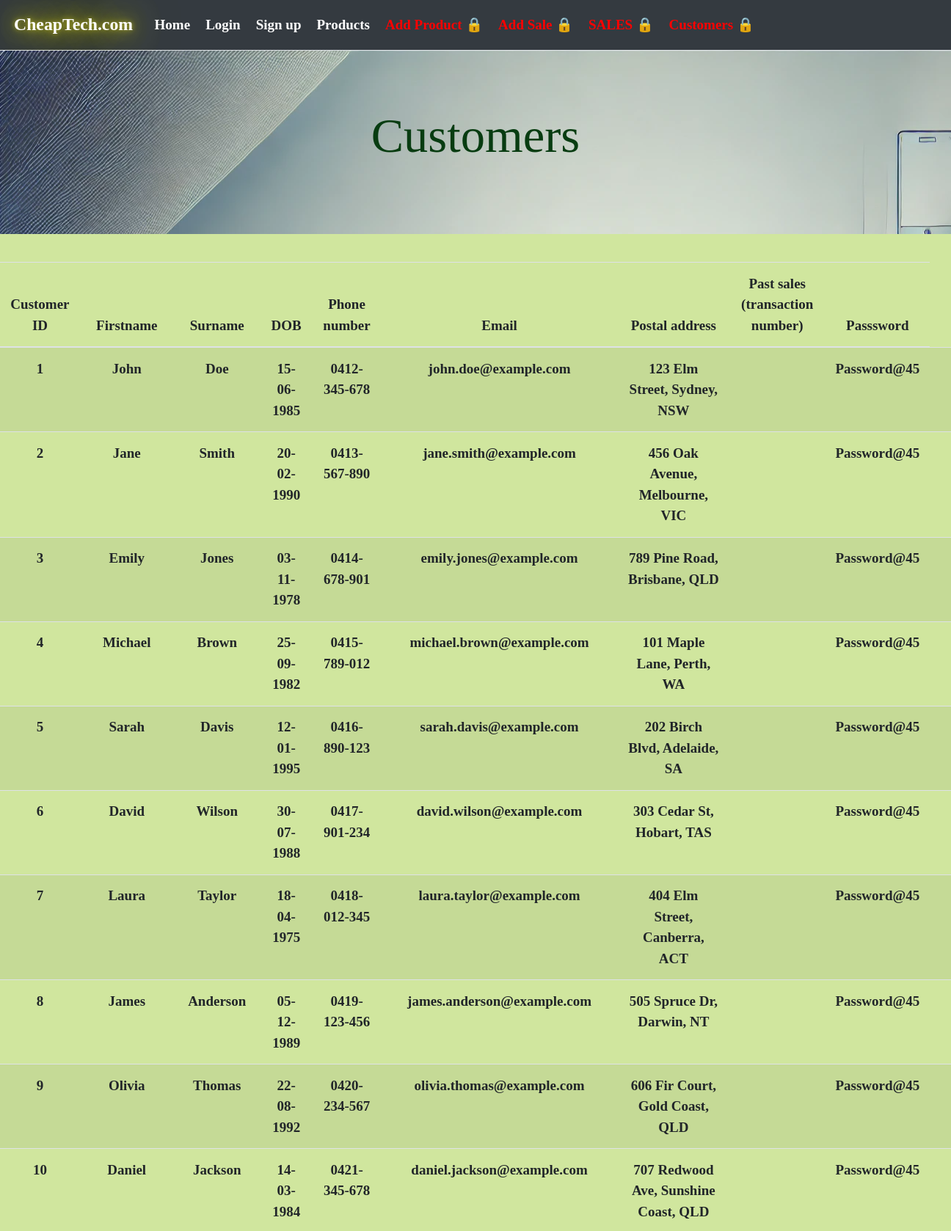
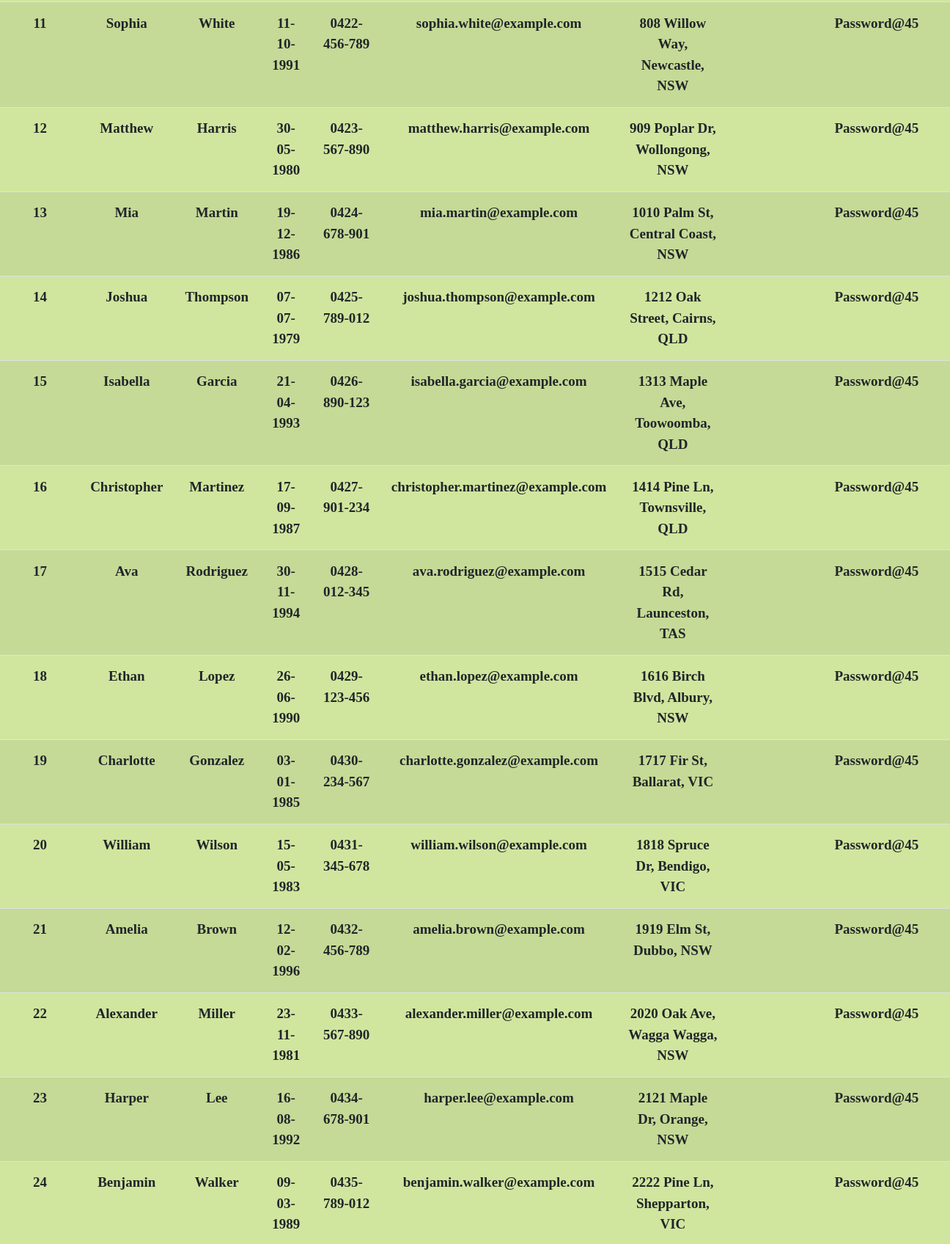
The page /display_customers (upper part) on the database its author committed (2 pictures, top to bottom).
### tables this page shows
CREATE TABLE customers(
        customer_id integer PRIMARY KEY autoincrement,
        address text not null,
        first text not null,
        surname text not null,
        phone text not null,
        dob text,
        tran interger,
        email text not null,
        password text not null
        );

### main.py (the view)
@app.route('/display_customers')
def display_customers():
    conn = sqlite3.connect("jer.db")
    cursor = conn.cursor()
    sql = ''' SELECT * FROM customers''';
    cursor.execute(sql)
    customers_data = cursor.fetchall()
    return render_template("customers.html", customers_data = customers_data)

### templates/customers.html (shortened to what this page needs)
{% extends 'base.html' %}
{% block titles %}    <title>Tapioca Twist</title>
  </head>
  <body>
 <div class="jumbotron jumbotron-fluid">
  <div class="container">
    <h1 class="display-4">Customers</h1>
  </div>
</div>
 {% endblock %}
{% block results %}
<!doctype html>
<html lang="en">
  <head>
    <link rel="stylesheet" href="https://cdn.jsdelivr.net/npm/bootstrap@4.5.3/dist/css/bootstrap.min.css">
<table class="table table-striped">
  <thead>
    <tr>
      <th scope="col">Customer ID</th>
      <th scope="col">Firstname </th>
      <th scope="col">Surname</th>
	    <th scope="col">DOB</th>
      <th scope="col">Phone number</th>
      <th scope="col">Email</th>
      <th scope="col">Postal address</th>
      <th scope="col">Past sales (transaction number)</th>
      <th scope="col">Passsword</th>
    </tr>
  </thead>
  <tbody>
{% for customers in customers_data %}
	<tr>
		<th scope="rows">{{ customers[0] }}</th>
		<td>{{ customers[2] }}</td>
		<td>{{ customers[3] }}</td>
		<td>{{ customers[5] }}</td>
    <td>{{ customers[4] }}</td>
    <td>{{ customers[7] }}</td>
    <td>{{ customers[1] }}</td>
    <td>{{ customers[6] }}</td>
    <td>{{ customers[8] }}</td>
		<td></td>
	</tr>
{% endfor %}
  </tbody>
</table>
  </body>
</html>
{% endblock %}

### static/style.css (style rules this page uses)
* { box-sizing: border-box; font-size: 19px; font-family: Verdana; font-weight: 600; text-align: center; }
html,body { padding: 0px; margin: 0px; background: #d0e69e !important; height: 100%; }
body { margin: 100;!important }
h1 { text-align: centre; color: #083c11; font-weight: 900; }
h1 { text-aliegn: centre; }
.jumbotron.jumbotron-fluid { background: url("refur.jpg"); position: relative; text-align: centre !important; text-decoration-color: #0092ca; }

### rows shown on the page
customers: customer_id "1", first "John", surname "Doe", dob "15-06-1985", phone "0412-345-678", email "john.doe@example.com", address "123 Elm Street, Sydney, NSW", password "Password@45"
customers: customer_id "2", first "Jane", surname "Smith", dob "20-02-1990", phone "0413-567-890", email "jane.smith@example.com", address "456 Oak Avenue, Melbourne, VIC", password "Password@45"
customers: customer_id "3", first "Emily", surname "Jones", dob "03-11-1978", phone "0414-678-901", email "emily.jones@example.com", address "789 Pine Road, Brisbane, QLD", password "Password@45"
customers: customer_id "4", first "Michael", surname "Brown", dob "25-09-1982", phone "0415-789-012", email "michael.brown@example.com", address "101 Maple Lane, Perth, WA", password "Password@45"
customers: customer_id "5", first "Sarah", surname "Davis", dob "12-01-1995", phone "0416-890-123", email "sarah.davis@example.com", address "202 Birch Blvd, Adelaide, SA", password "Password@45"
customers: customer_id "6", first "David", surname "Wilson", dob "30-07-1988", phone "0417-901-234", email "david.wilson@example.com", address "303 Cedar St, Hobart, TAS", password "Password@45"
customers: customer_id "7", first "Laura", surname "Taylor", dob "18-04-1975", phone "0418-012-345", email "laura.taylor@example.com", address "404 Elm Street, Canberra, ACT", password "Password@45"
customers: customer_id "8", first "James", surname "Anderson", dob "05-12-1989", phone "0419-123-456", email "james.anderson@example.com", address "505 Spruce Dr, Darwin, NT", password "Password@45"
customers: customer_id "9", first "Olivia", surname "Thomas", dob "22-08-1992", phone "0420-234-567", email "olivia.thomas@example.com", address "606 Fir Court, Gold Coast, QLD", password "Password@45"
customers: customer_id "10", first "Daniel", surname "Jackson", dob "14-03-1984", phone "0421-345-678", email "daniel.jackson@example.com", address "707 Redwood Ave, Sunshine Coast, QLD", password "Password@45"
customers: customer_id "11", first "Sophia", surname "White", dob "11-10-1991", phone "0422-456-789", email "sophia.white@example.com", address "808 Willow Way, Newcastle, NSW", password "Password@45"
customers: customer_id "12", first "Matthew", surname "Harris", dob "30-05-1980", phone "0423-567-890", email "matthew.harris@example.com", address "909 Poplar Dr, Wollongong, NSW", password "Password@45"
customers: customer_id "13", first "Mia", surname "Martin", dob "19-12-1986", phone "0424-678-901", email "mia.martin@example.com", address "1010 Palm St, Central Coast, NSW", password "Password@45"
customers: customer_id "14", first "Joshua", surname "Thompson", dob "07-07-1979", phone "0425-789-012", email "joshua.thompson@example.com", address "1212 Oak Street, Cairns, QLD", password "Password@45"
customers: customer_id "15", first "Isabella", surname "Garcia", dob "21-04-1993", phone "0426-890-123", email "isabella.garcia@example.com", address "1313 Maple Ave, Toowoomba, QLD", password "Password@45"
customers: customer_id "16", first "Christopher", surname "Martinez", dob "17-09-1987", phone "0427-901-234", email "christopher.martinez@example.com", address "1414 Pine Ln, Townsville, QLD", password "Password@45"
customers: customer_id "17", first "Ava", surname "Rodriguez", dob "30-11-1994", phone "0428-012-345", email "ava.rodriguez@example.com", address "1515 Cedar Rd, Launceston, TAS", password "Password@45"
customers: customer_id "18", first "Ethan", surname "Lopez", dob "26-06-1990", phone "0429-123-456", email "ethan.lopez@example.com", address "1616 Birch Blvd, Albury, NSW", password "Password@45"
customers: customer_id "19", first "Charlotte", surname "Gonzalez", dob "03-01-1985", phone "0430-234-567", email "charlotte.gonzalez@example.com", address "1717 Fir St, Ballarat, VIC", password "Password@45"
customers: customer_id "20", first "William", surname "Wilson", dob "15-05-1983", phone "0431-345-678", email "william.wilson@example.com", address "1818 Spruce Dr, Bendigo, VIC", password "Password@45"
customers: customer_id "21", first "Amelia", surname "Brown", dob "12-02-1996", phone "0432-456-789", email "amelia.brown@example.com", address "1919 Elm St, Dubbo, NSW", password "Password@45"
customers: customer_id "22", first "Alexander", surname "Miller", dob "23-11-1981", phone "0433-567-890", email "alexander.miller@example.com", address "2020 Oak Ave, Wagga Wagga, NSW", password "Password@45"
customers: customer_id "23", first "Harper", surname "Lee", dob "16-08-1992", phone "0434-678-901", email "harper.lee@example.com", address "2121 Maple Dr, Orange, NSW", password "Password@45"
customers: customer_id "24", first "Benjamin", surname "Walker", dob "09-03-1989", phone "0435-789-012", email "benjamin.walker@example.com", address "2222 Pine Ln, Shepparton, VIC", password "Password@45"
